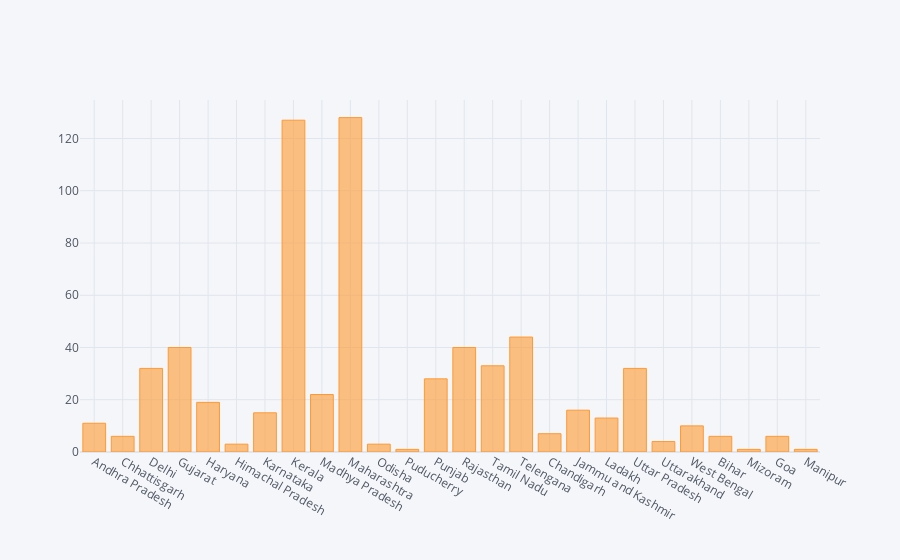

Notebook code cell kept with this figure:
### Code cell
df.iplot(kind='bar',x='Name of State / UT',y='Remaining_ActiveTotal')

### Figure 1 — Plotly figure (JSON) as saved in the notebook; plotly's stock layout.template omitted (floating-point values rounded to 4 significant figures)
{"data": [{"marker": {"color": "rgba(255, 153, 51, 0.6)", "line": {"color": "rgba(255, 153, 51, 1.0)", "width": 1}}, "name": "Remaining_ActiveTotal", "orientation": "v", "text": "", "type": "bar", "x": ["Andhra Pradesh", "Chhattisgarh", "Delhi", "Gujarat", "Haryana", "Himachal Pradesh", "Karnataka", "Kerala", "Madhya Pradesh", "Maharashtra", "Odisha", "Puducherry", "Punjab", "Rajasthan", "Tamil Nadu", "Telengana", "Chandigarh", "Jammu and Kashmir", "Ladakh", "Uttar Pradesh", "Uttarakhand", "West Bengal", "Bihar", "Mizoram", "Goa", "Manipur"], "y": [11, 6, 32, 40, 19, 3, 15, 127, 22, 128, 3, 1, 28, 40, 33, 44, 7, 16, 13, 32, 4, 10, 6, 1, 6, 1]}], "layout": {"legend": {"bgcolor": "#F5F6F9", "font": {"color": "#4D5663"}}, "paper_bgcolor": "#F5F6F9", "plot_bgcolor": "#F5F6F9", "title": {"font": {"color": "#4D5663"}}, "xaxis": {"gridcolor": "#E1E5ED", "showgrid": true, "tickfont": {"color": "#4D5663"}, "title": {"font": {"color": "#4D5663"}, "text": ""}, "zerolinecolor": "#E1E5ED"}, "yaxis": {"gridcolor": "#E1E5ED", "showgrid": true, "tickfont": {"color": "#4D5663"}, "title": {"font": {"color": "#4D5663"}, "text": ""}, "zerolinecolor": "#E1E5ED"}}}
